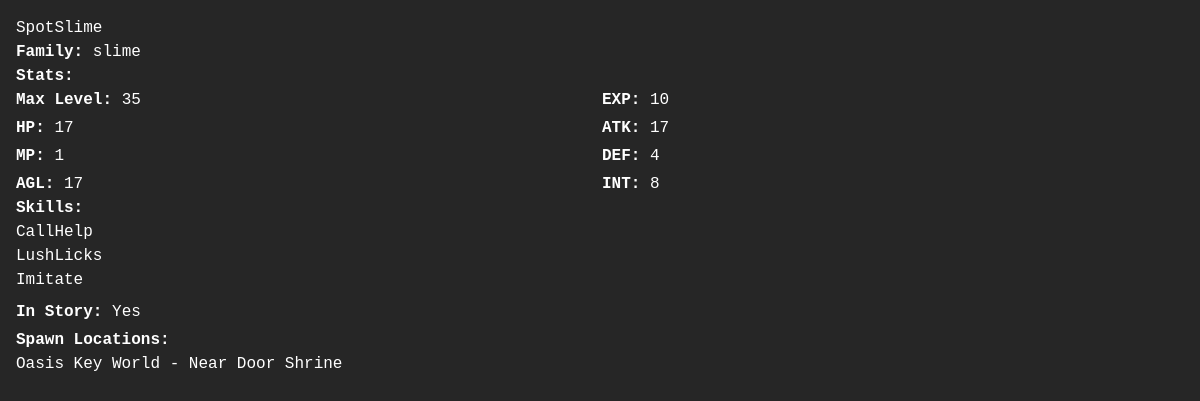
Page /monster/SpotSlime on the committed database.
### tables this page shows
CREATE TABLE monsters (
            id INTEGER PRIMARY KEY,
            family_id INTEGER,
            name TEXT,
            in_story BOOLEAN,
            agl INTEGER,
            int INTEGER,
            maxlvl INTEGER,
            atk INTEGER,
            mp INTEGER,
            exp INTEGER,
            hp INTEGER,
            def INTEGER,
            FOREIGN KEY (family_id) REFERENCES families (id)
        );

CREATE TABLE families (
            id INTEGER PRIMARY KEY AUTOINCREMENT,
            name TEXT
        );

CREATE TABLE skills (
            id INTEGER PRIMARY KEY,
            monster_id INTEGER,
            skill TEXT,
            FOREIGN KEY (monster_id) REFERENCES monsters (id)
        );

CREATE TABLE spawn_locations (
            id INTEGER PRIMARY KEY,
            monster_id INTEGER,
            map TEXT,
            description TEXT,
            FOREIGN KEY (monster_id) REFERENCES monsters (id)
        );

### app.py (the view)
@app.route("/monster/<monster_name>")
def monster_stats(monster_name):
    cursor = g.db.cursor()
    cursor.execute(
        """
        SELECT
            monsters.id, monsters.name, families.name AS family, monsters.in_story,
            monsters.agl, monsters.int, monsters.maxlvl, monsters.atk, monsters.mp,
            monsters.exp, monsters.hp, monsters.def
        FROM
            monsters
        JOIN families ON monsters.family_id = families.id
        WHERE
            monsters.name = ?
    """,
        (monster_name,),
    )
    monster_stats = cursor.fetchone()
    if monster_stats is None:
        abort(404)
    cursor.execute("SELECT skill FROM skills WHERE monster_id = ?", (monster_stats[0],))
    skills = [row[0] for row in cursor.fetchall()]
    cursor.execute(
        "SELECT map, description FROM spawn_locations WHERE monster_id = ?",
        (monster_stats[0],),
    )
    spawn_locations = [
        {"map": row[0], "description": row[1]} for row in cursor.fetchall()
    ]
    return render_template(
        "stats.html",
        monster={
            "id": monster_stats[0],
            "name": monster_stats[1],
            "family": monster_stats[2],
            "in_story": "Yes" if monster_stats[3] else "No",
            "agl": monster_stats[4],
            "int": monster_stats[5],
            "maxlvl": monster_stats[6],
            "atk": monster_stats[7],
            "mp": monster_stats[8],
            "exp": monster_stats[9],
            "hp": monster_stats[10],
            "def": monster_stats[11],
            "skills": skills,
            "spawn_locations": spawn_locations,
        },
    )

### app.py (called while the page is built)
@app.before_request
def before_request():
    g.db = connect_db()

@app.teardown_request
def teardown_request(exception):
    if hasattr(g, "db"):
        g.db.close()

### src/util/utils.py (called while the page is built)
def connect_db():
    return sqlite3.connect(DATABASE)

### templates/stats.html
{% extends '.layout.html' %} {% block head %}{% endblock %} {% block body %}
<div>
  <h2>{{ monster.name }}</h2>
  <p><strong>Family:</strong> {{ monster.family }}</p>
  <div class="Stats">
    <p><strong>Stats:</strong></p>
    <ul>
      <div class="grid grid-cols-2 gap-1">
        <li>
          <label class="font-bold">Max Level:</label> {{ monster.maxlvl }}
        </li>
        <li><label class="font-bold">EXP:</label> {{ monster.exp }}</li>
        <li><label class="font-bold">HP:</label> {{ monster.hp }}</li>
        <li><label class="font-bold">ATK:</label> {{ monster.atk }}</li>
        <li><label class="font-bold">MP:</label> {{ monster.mp }}</li>
        <li><label class="font-bold">DEF:</label> {{ monster.def }}</li>
        <li><label class="font-bold">AGL:</label> {{ monster.agl }}</li>
        <li><label class="font-bold">INT:</label> {{ monster.int }}</li>
      </div>
    </ul>
  </div>
  <p><strong>Skills:</strong></p>
  <ul>
    {% for skill in monster.skills %}
    <li>{{ skill }}</li>
    {% endfor %}
  </ul>
  <div class="grid grid-cols-1 gap-1 mt-2">
    <p><strong>In Story:</strong> {{ monster.in_story }}</p>
    <p><strong>Spawn Locations:</strong></p>
  </div>
  <ul>
    {% for location in monster.spawn_locations %}
    <li>{{ location.map }} - {{ location.description }}</li>
    {% endfor %}
  </ul>
</div>
{% endblock %}

### templates/.layout.html (shortened to what this page needs)
<!DOCTYPE html>
<html lang="en">
  <head>
    <link rel="stylesheet" href="../static/style/output.css" />
  </head>
  <body
    class="content-center justify-center p-2 m-2 font-mono text-white bg-neutral-800"
  >
    {% block body %} {% endblock %}
  </body>
</html>

### rows in the picture
monsters: name "SpotSlime", maxlvl "35", exp "10", hp "17", atk "17", mp "1", def "4", agl "17", int "8"
families: family "slime"
skills: skill "CallHelp"
skills: skill "LushLicks"
skills: skill "Imitate"
spawn_locations: map "Oasis Key World", description "Near Door Shrine"

### other values in the picture
{{ monster.in_story }} "Yes"
